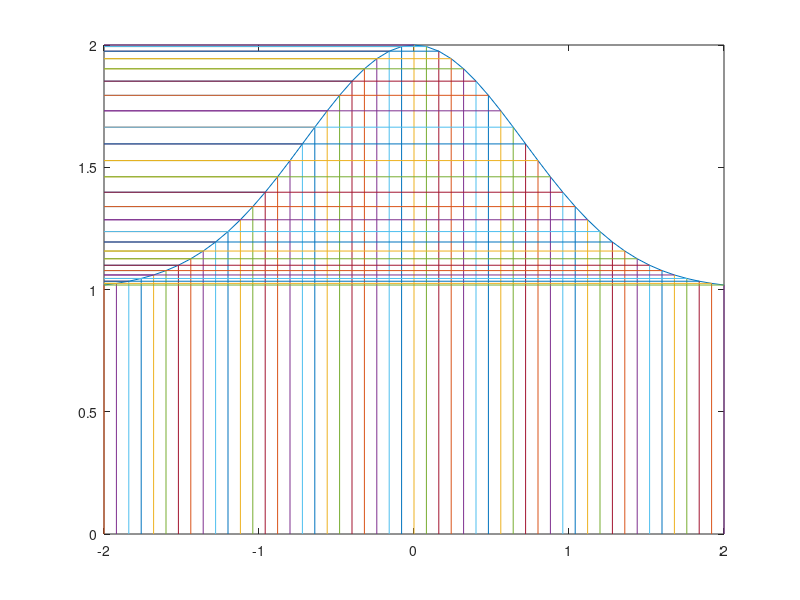
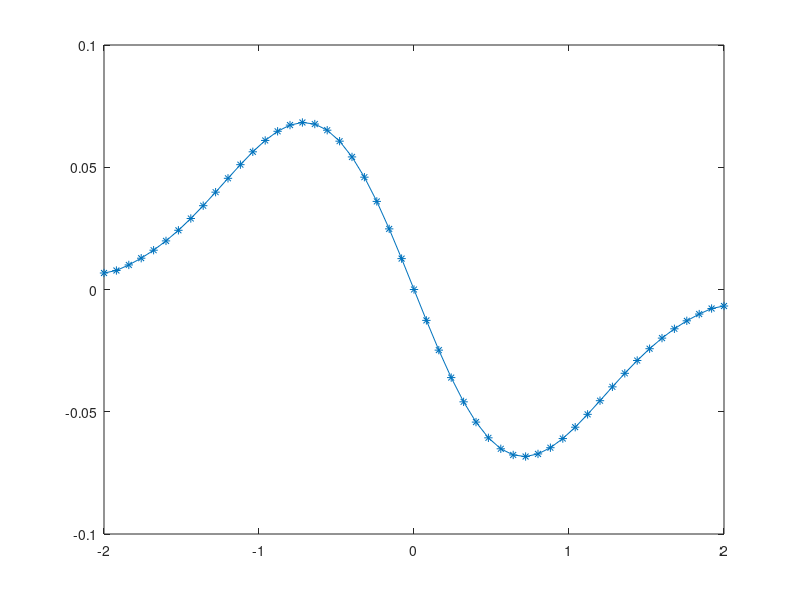
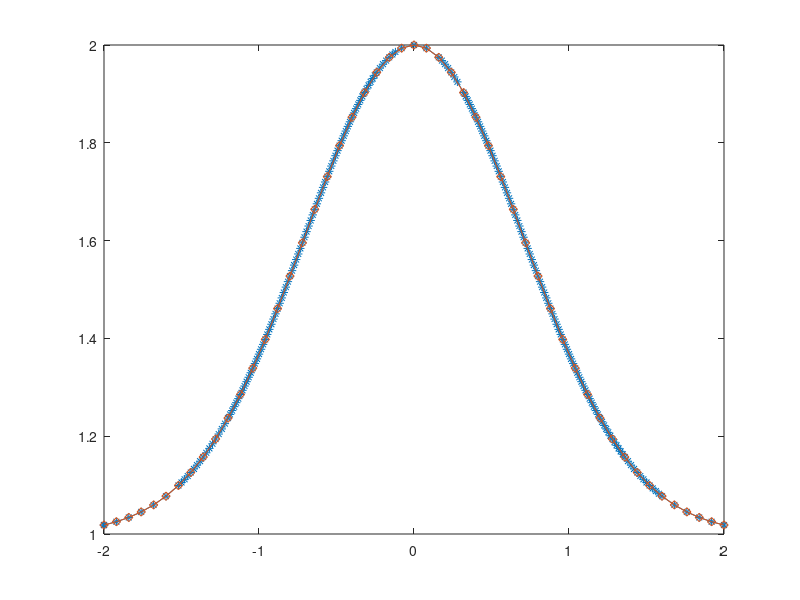
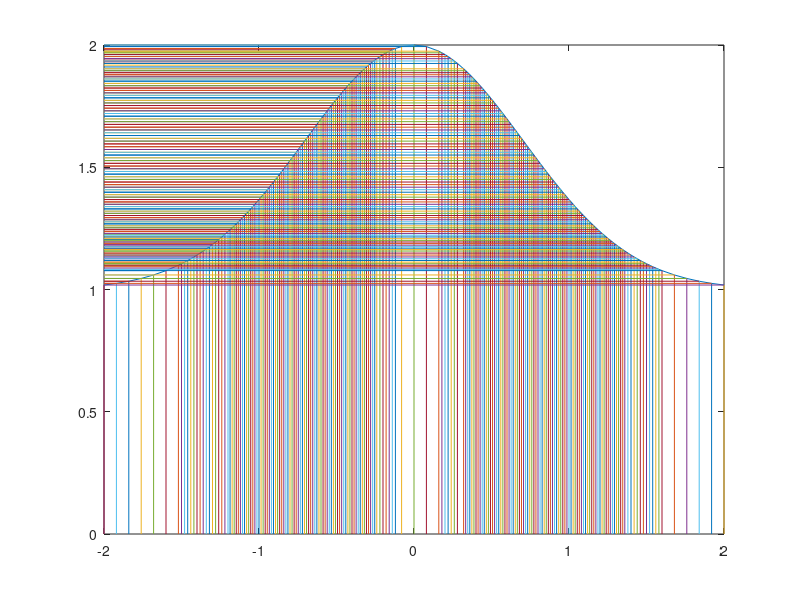

MATLAB code for these plots, in order:
clear all; close all;


%% Test function

r = 0.08; % Step
x = -2:r:2;
n = size(x);
% y = 0.5*(1+tanh(x));
y = 1+ exp(-(x).^2);
figure(1)
plot(x,y) ;
hold on;

for i=1:n(2)
 plot([x(i),x(i)],[0, y(i)]);
 plot([-2,x(i)],[y(i), y(i)]);
end


figure(2)

ydiff1 = gradient(y);

plot(x,ydiff1,'-*')


%% Grid refinement

tol = 1e-2;

% Interpolate to half grid spacing

x_half = -2:r/2:2;
y_half = interp1(x,y,x_half,'spline');

% Find new half-grid gradient

ydiff1_2 = gradient(y_half);

% Adaptive grid
x_adapt = x(1);
for i = 1:n(1,2)-1
    j = 1;
    
    ydifftemp1 = ydiff1_2(2*i-1); % Load half-grid gradient
    ydifftemp2 = ydiff1(i); % Load complete grid gradient
    
    if(abs(ydifftemp1 - ydifftemp2) < tol) % Check if the current gradient is sufficiently low  
        x_adapt = horzcat([x_adapt x(1,i)]); 
    end
    
    if abs(ydifftemp1 - ydifftemp2) > tol % Check if the current gradient error is high
        
        while abs(ydifftemp1 - ydifftemp2) > tol
            x_refined = x(i):r/(2*(j+1)):x(i+1);   % Reduce grid size by half
            y_refined = interp1(x_half,y_half,x_refined,'spline');
            ydiff_refined = gradient(y_refined);
            ydifftemp2 = ydifftemp1; 
            ydifftemp1 = ydiff_refined(1,1);
            j = j+1;
        end
    
    x_adapt = horzcat([x_adapt x_refined(1,1:end-1)]); % Add the refined grid points
    
    end
        
   
end

x_adapt = horzcat([x_adapt x(1,end)]);
y_adapt = interp1(x,y,x_adapt,'spline');

figure(3)

plot(x_adapt,y_adapt,'-*')
hold on;

plot(x,y,'-d')


figure(4)

plot(x_adapt,y_adapt) ;
hold on;
n2 = size(x_adapt,2);
for i=1:n2
 plot([x_adapt(i),x_adapt(i)],[0, y_adapt(i)]);
 plot([-2,x_adapt(i)],[y_adapt(i), y_adapt(i)]);
end